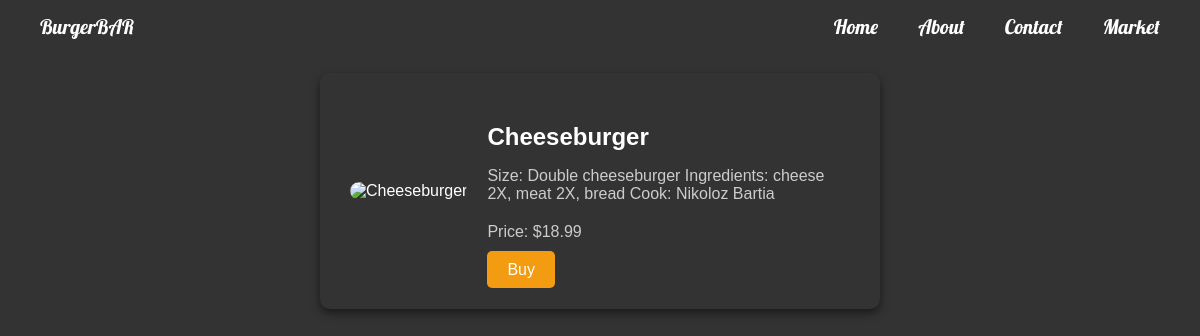
Screenshot of /market/products/1 with the database file from the repository.
### market/models.py (models this page shows, shortened)
class BurgerList(models.Model):
    name = models.CharField(max_length=30)
    price = models.FloatField()
    image = models.CharField(max_length=1000)
    description = models.TextField(default="No description")
    class Meta:
        verbose_name_plural = 'Burger List'

### appburger/views.py (the view)
# urls.py: path('products/<int:pk>', burger_detail, name='burger_detail'),
def burger_detail(request, pk):
    burger = get_object_or_404(BurgerList, pk=pk)
    return render(request, 'products.html', {'burger': burger})

### appburger/templates/products.html (shortened to what this page needs)
<!DOCTYPE html>
<html lang="en">
<head>
</head>
<body>
    {% include 'navbar.html'%}
        <div class="container">
        <img src="{{ burger.image }}" alt="{{ burger.name }}">
        <div class="details">
            <h2>{{ burger.name }}</h2>
            <p>{{ burger.description }}</p>
            <p>Price: ${{ burger.price }}</p>
            <a href="{% url 'submit_order' burger.pk %}" class="buy-button">Buy</a>
        </div>
    </div>
</body>
</html>

### appburger/templates/products.html (style rules this page uses)
body { font-family: 'Arial', sans-serif; background-color: #f9f9f9; margin: 0; padding: 0; }
.container { background-color: #333; border-radius: 10px; box-shadow: 0 4px 10px rgba(0, 0, 0, 0.5); width: 500px; padding: 30px; display: flex; flex-direction: row; align-items: center; justify-content: space-between; color: white; margin: 20px auto; }
.container img { max-width: 180px; height: auto; border-radius: 10px; margin-right: 20px; }
.details { flex: 1; text-align: left; }
.details h2 { font-size: 1.5rem; margin-bottom: 10px; }
.details p { font-size: 1rem; color: #ccc; margin-bottom: 20px; }
.buy-button { background-color: #f39c12; color: white; padding: 10px 20px; border: none; border-radius: 5px; cursor: pointer; font-size: 1rem; text-decoration: none; }

### appburger/templates/navbar.html (style rules this page uses)
body { font-family: Arial, sans-serif; margin: 0; padding: 0; background-color: #333; }

### rows the page displays
BurgerList: name "Cheeseburger", description "Size: Double cheeseburger Ingredients: cheese 2X, meat 2X, bread Cook: Nikoloz Bartia", price "18.99"
